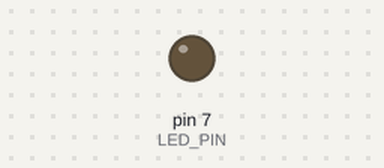
The sketch below on a simulated Arduino Uno, built with avr-gcc and run on an emulated ATmega328P. Parts: output pins drawn as LEDs (lit = HIGH). Dashed ring = blinking. At 2.0 s the program stops and its outputs stay as they are.

Above: at 0.5 s.
At 1.85 s:
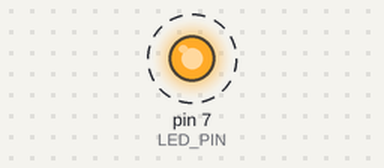
Timing chart, 0 to 3.0 s (numbered marks = the images above):
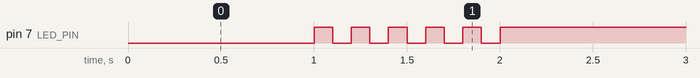

Measured:
- by itself, pin 7 (LED_PIN): alternates HIGH for 0.10 s and LOW for 0.10 s, 11 changes in all, then stays HIGH

The sketch:

05_practice_2.ino
```cpp
#define LED_PIN 7
void setup() {
  pinMode(LED_PIN, OUTPUT);
}

void loop() {
  digitalWrite(LED_PIN, LOW);
  delay(1000);
  for(int i = 1; i < 11; i++){
    digitalWrite(LED_PIN, i % 2);
    delay(100);
  }
  digitalWrite(LED_PIN, HIGH);
  while(1){}
}
```
